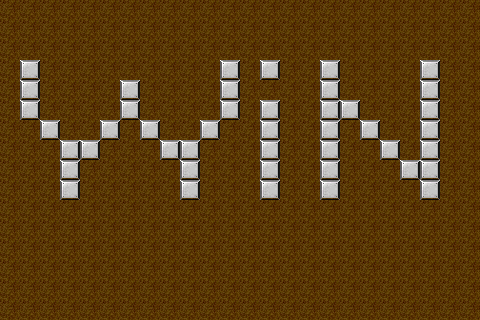

Tiled map render using the project's own tile images. Description and the map definition, with tile-layer contents summarised, below:
An orthogonal 24x16 tile map with 20x20 px tiles, 1 tile layer (块层 1).

<map version="1.0" orientation="orthogonal" width="24" height="16" tilewidth="20" tileheight="20">
 <tileset firstgid="1" name="tileall" tilewidth="20" tileheight="20">
  <image source="tileall.png" width="200" height="20" />
 </tileset>
 <layer name="块层 1" width="24" height="16">
  <data>[384 cells, 384 non-empty, 2 distinct tile ids]</data>
 </layer>
</map>
